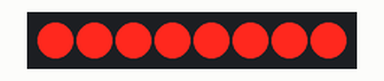
A sketch run on a simulated Arduino Uno, built with avr-gcc and run on an emulated ATmega328P. Shown: 8 shift-register outputs drawn as a row of LEDs (first output left, lit = HIGH). Wiring (inferred from the names in the program): shift register (74HC595): data pin 2; shift clock pin 3; latch pin 4. Wiring (inferred from the signals the program sends): row of LEDs: on Q0, Q1, Q2, Q3, Q4, Q5, Q6, Q7.

Above: at 0.6 s.
Timing chart, 0 to 4.5 s (numbered marks = the images above):
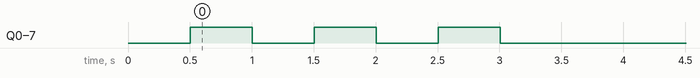

Measured:
- by itself, Q0–7: alternates HIGH for 0.50 s and LOW for 0.50 s, 5 changes in all, then stays LOW

The sketch:

DartVader.ino
```cpp
#include "Arduino.h"
#include "SoftwareSerial.h"
#include "DFRobotDFPlayerMini.h"

SoftwareSerial mySoftwareSerial(5, 6); // RX, TX

DFRobotDFPlayerMini myDFPlayer;
void printDetail(uint8_t type, int value);

// ST_CP pin 12
const int LatchPin = 4;
// SH_CP pin 11
const int ClockPin = 3;
// DS pin 14
const int DataPin = 2;

byte Data = 0;

void increment()   //LEDs increment start from 0 - 5
{
  int PinNo = 0;
  int Delay = 100;

  for(PinNo = 0; PinNo < 4; PinNo++)
  {
    shiftWrite(PinNo, HIGH);
    delay(Delay);
  }
  for(PinNo = 3; PinNo >= 0; PinNo--)
  {
    shiftWrite(PinNo, LOW);
    delay(Delay);
  }
}

void OneByOne()  // LEDs Glow one by one from 0 to 5
{
  int PinNo = 0;
  int Delay = 1000;

  for(PinNo = 0; PinNo < 8; PinNo++)
  {
    shiftWrite(PinNo, HIGH);
    delay(Delay);
    shiftWrite(PinNo, LOW);
  }
  for(PinNo = 7; PinNo >=0 ; PinNo--)
  {
    shiftWrite(PinNo, HIGH);
    delay(Delay);
    shiftWrite(PinNo, LOW);
  }

}

void shiftWrite(int Pin, boolean State) // Function is similar to digitalWrite
{                                       // State-0/1 | Pin - Pin No.
  bitWrite(Data,Pin,State);             // Making Pin(Bit) 0 or 1
  shiftOut(DataPin, ClockPin, MSBFIRST, Data); // Data out at DataPin
  digitalWrite(LatchPin, HIGH);                // Latching Data
  digitalWrite(LatchPin, LOW);
}

void AllHigh()   // sets all High
{
  int PinNo = 0;
  for(PinNo = 0; PinNo < 8; PinNo++)
  {
   shiftWrite(PinNo, HIGH);
  }
}

void AllLow()   // Sets all low
{
  int PinNo = 0;
  for(PinNo = 0; PinNo < 8; PinNo++)
  {
   shiftWrite(PinNo, LOW);
  }
}

void SOS(){                  // All LEDs ON and OFF 10 times
  for (int x=0; x<3; x++){
    AllHigh();
    delay(500);
    AllLow();
    delay(500);
  }
}

void setup()
{
   // Setup pins as Outputs
  pinMode(LatchPin, OUTPUT);
  pinMode(ClockPin, OUTPUT);
  pinMode(DataPin, OUTPUT);

  mySoftwareSerial.begin(9600);
  Serial.begin(115200);

  // Serial.println();
  // Serial.println(F("DFRobot DFPlayer Mini Demo"));
  // Serial.println(F("Initializing DFPlayer ... (May take 3~5 seconds)"));

  // if (!myDFPlayer.begin(mySoftwareSerial)) {  //Use softwareSerial to communicate with mp3.
  //   Serial.println(F("Unable to begin:"));
  //   Serial.println(F("1.Please recheck the connection!"));
  //   Serial.println(F("2.Please insert the SD card!"));
  //   while(true);
  // }
  // Serial.println(F("DFPlayer Mini online."));

  // myDFPlayer.volume(25);  //Set volume value. From 0 to 30
  SOS();
  AllHigh();

  //myDFPlayer.play(5);
}

void loop()
{

}


void updateShiftRegister()
{
   digitalWrite(LatchPin, LOW);
   shiftOut(DataPin, ClockPin, LSBFIRST, Data);
   digitalWrite(LatchPin, HIGH);
}

// this second function is to turn them off
void updateShiftRegister2()
{
   digitalWrite(LatchPin, HIGH);
   shiftOut(DataPin, ClockPin, LSBFIRST, Data); //if we start with MSBFIRST in this function, then it would start from the most significant, that is the 1st pinout.
   digitalWrite(LatchPin, LOW);
}

void printDetail(uint8_t type, int value){
  switch (type) {
    case TimeOut:
      Serial.println(F("Time Out!"));
      break;
    case WrongStack:
      Serial.println(F("Stack Wrong!"));
      break;
    case DFPlayerCardInserted:
      Serial.println(F("Card Inserted!"));
      break;
    case DFPlayerCardRemoved:
      Serial.println(F("Card Removed!"));
      break;
    case DFPlayerCardOnline:
      Serial.println(F("Card Online!"));
      break;
    case DFPlayerPlayFinished:
      Serial.print(F("Number:"));
      Serial.print(value);
      Serial.println(F(" Play Finished!"));
      break;
    case DFPlayerError:
      Serial.print(F("DFPlayerError:"));
      switch (value) {
        case Busy:
          Serial.println(F("Card not found"));
          break;
        case Sleeping:
          Serial.println(F("Sleeping"));
          break;
        case SerialWrongStack:
          Serial.println(F("Get Wrong Stack"));
          break;
        case CheckSumNotMatch:
          Serial.println(F("Check Sum Not Match"));
          break;

        case FileIndexOut:
          Serial.println(F("File Index Out of Bound"));
          break;
        case FileMismatch:
          Serial.println(F("Cannot Find File"));
          break;
        case Advertise:
          Serial.println(F("In Advertise"));
          break;
        default:
          break;
      }
      break;
    default:
      break;
  }
}
```
